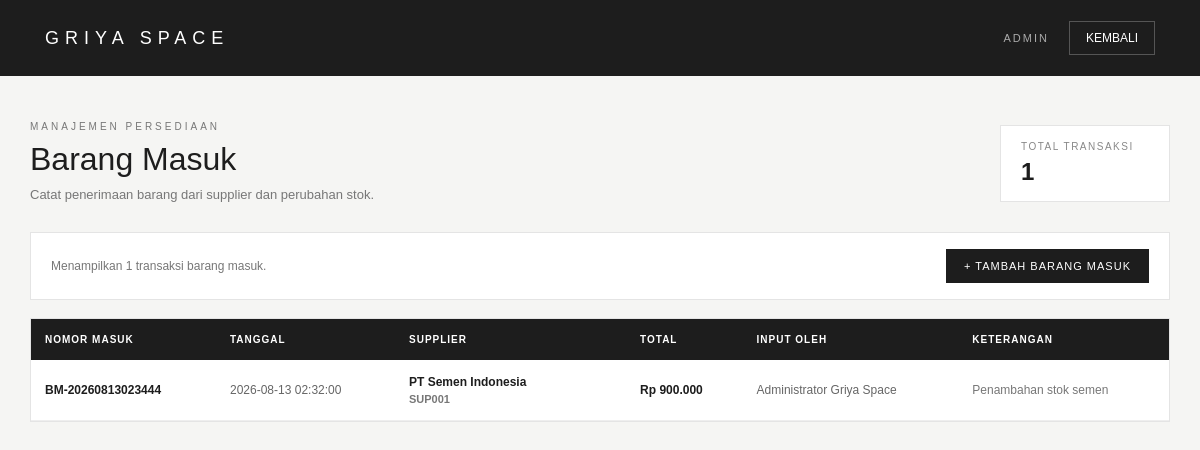
The page /griya-space/dashboard/gudang/barang_masuk/index.php (signed in) on the database its author committed.
### tables this page shows
CREATE TABLE `barang_masuk` (
  `id_barang_masuk` int NOT NULL,
  `nomor_masuk` varchar(30) NOT NULL,
  `id_supplier` int DEFAULT NULL,
  `id_user` int NOT NULL,
  `tanggal_masuk` datetime DEFAULT CURRENT_TIMESTAMP,
  `total_harga` decimal(15,2) DEFAULT '0.00',
  `keterangan` text
);

CREATE TABLE `supplier` (
  `id_supplier` int NOT NULL,
  `kode_supplier` varchar(30) NOT NULL,
  `nama_supplier` varchar(100) NOT NULL,
  `nama_kontak` varchar(100) DEFAULT NULL,
  `no_telepon` varchar(20) DEFAULT NULL,
  `email` varchar(100) DEFAULT NULL,
  `alamat` text,
  `status` enum('Aktif','Nonaktif') DEFAULT 'Aktif',
  `created_at` timestamp NULL DEFAULT CURRENT_TIMESTAMP
);

CREATE TABLE `users` (
  `id_user` int NOT NULL,
  `id_role` int NOT NULL,
  `nama_lengkap` varchar(100) NOT NULL,
  `username` varchar(50) NOT NULL,
  `password` varchar(255) NOT NULL,
  `email` varchar(100) DEFAULT NULL,
  `no_telepon` varchar(20) DEFAULT NULL,
  `alamat` text,
  `status` enum('Aktif','Nonaktif') DEFAULT 'Aktif',
  `created_at` timestamp NULL DEFAULT CURRENT_TIMESTAMP,
  `updated_at` timestamp NULL DEFAULT CURRENT_TIMESTAMP ON UPDATE CURRENT_TIMESTAMP
);

### griya-space/dashboard/gudang/barang_masuk/index.php (the view, shortened to what this page needs)
<?php
require_once "../../../config/database.php";
$sql = "
    SELECT
        bm.id_barang_masuk,
        bm.nomor_masuk,
        bm.tanggal_masuk,
        bm.total_harga,
        bm.keterangan,
        s.kode_supplier,
        s.nama_supplier,
        u.nama_lengkap
    FROM barang_masuk bm
    LEFT JOIN supplier s
        ON bm.id_supplier = s.id_supplier
    LEFT JOIN users u
        ON bm.id_user = u.id_user
    ORDER BY
        bm.id_barang_masuk DESC
";
$result = mysqli_query($conn, $sql);
$jumlah_barang_masuk = mysqli_num_rows($result);
?>
<!DOCTYPE html>
<html lang="id">
<head>
</head>
<body>
<header>
    <div class="brand">
        GRIYA SPACE
    </div>
    <div class="header-right">
        <div class="role">
            <?= strtoupper(
                htmlspecialchars(
                    $_SESSION["role"]
                )
            ); ?>
        </div>
        <a
            href="../index.php"
            class="back-link"
        >
            KEMBALI
        </a>
    </div>
</header>
<main>
    <section class="page-header">
        <div class="page-title">
            <small>
                MANAJEMEN PERSEDIAAN
            </small>
            <h1>
                Barang Masuk
            </h1>
            <p>
                Catat penerimaan barang dari supplier dan perubahan stok.
            </p>
        </div>
        <div class="summary">
            <span class="summary-label">
                TOTAL TRANSAKSI
            </span>
            <span class="summary-value">
                <?= $jumlah_barang_masuk; ?>
            </span>
        </div>
    </section>
    <section class="toolbar">
        <div class="toolbar-info">
            Menampilkan
            <?= $jumlah_barang_masuk; ?>
            transaksi barang masuk.
        </div>
        <a
            href="tambah.php"
            class="add-button"
        >
            + TAMBAH BARANG MASUK
        </a>
    </section>
    <section class="table-container">
        <?php if ($jumlah_barang_masuk > 0): ?>
            <table>
                <thead>
                    <tr>
                        <th>
                            NOMOR MASUK
                        </th>
                        <th>
                            TANGGAL
                        </th>
                        <th>
                            SUPPLIER
                        </th>
                        <th>
                            TOTAL
                        </th>
                        <th>
                            INPUT OLEH
                        </th>
                        <th>
                            KETERANGAN
                        </th>
                    </tr>
                </thead>
                <tbody>
                    <?php while (
                        $barang_masuk =
                        mysqli_fetch_assoc($result)
                    ): ?>
                        <tr>
                            <td class="number">
                                <?= htmlspecialchars(
                                    $barang_masuk["nomor_masuk"]
                                ); ?>
                            </td>
                            <td class="date">
                                <?= htmlspecialchars(
                                    $barang_masuk["tanggal_masuk"]
                                ); ?>
                            </td>
                            <td class="supplier">
                                <?= htmlspecialchars(
                                    $barang_masuk["nama_supplier"]
                                    ?? "-"
                                ); ?>
                                <div class="code">
                                    <?= htmlspecialchars(
                                        $barang_masuk["kode_supplier"]
                                        ?? "-"
                                    ); ?>
                                </div>
                            </td>
                            <td class="total">
                                Rp <?= number_format(
                                    $barang_masuk["total_harga"],
                                    0,
                                    ",",
                                    "."
                                ); ?>
                            </td>
                            <td class="user">
                                <?= htmlspecialchars(
                                    $barang_masuk["nama_lengkap"]
                                    ?? "-"
                                ); ?>
                            </td>
                            <td class="description">
                                <?= htmlspecialchars(
                                    $barang_masuk["keterangan"]
                                    ?? "-"
                                ); ?>
                            </td>
                        </tr>
                    <?php endwhile; ?>
                </tbody>
            </table>
        <?php else: ?>
            <div class="empty">
                Belum ada transaksi barang masuk.
            </div>
        <?php endif; ?>
    </section>
</main>
</body>
</html>

### griya-space/dashboard/gudang/barang_masuk/index.php (style rules this page uses)
* { box-sizing: border-box; margin: 0; padding: 0; }
body { font-family: Arial, Helvetica, sans-serif; background: #f5f5f3; color: #1d1d1d; }
header { min-height: 76px; background: #1d1d1d; color: white; display: flex; align-items: center; justify-content: space-between; padding: 18px 45px; }
.brand { font-size: 18px; letter-spacing: 6px; font-weight: 500; }
.header-right { display: flex; align-items: center; gap: 20px; }
.role { font-size: 11px; letter-spacing: 2px; color: #aaa; }
.back-link { color: white; text-decoration: none; font-size: 12px; border: 1px solid #555; padding: 9px 16px; transition: .2s; }
main { max-width: 1250px; margin: 0 auto; padding: 45px 30px; }
.page-header { display: flex; align-items: flex-end; justify-content: space-between; gap: 20px; margin-bottom: 30px; }
.page-title small { display: block; color: #777; font-size: 10px; letter-spacing: 3px; margin-bottom: 9px; }
.page-title h1 { font-size: 32px; font-weight: 500; }
.page-title p { margin-top: 9px; color: #777; font-size: 13px; }
.summary { background: white; border: 1px solid #e4e4e4; padding: 15px 20px; min-width: 170px; }
.summary-label { display: block; color: #888; font-size: 10px; letter-spacing: 1.5px; }
.summary-value { display: block; margin-top: 6px; font-size: 24px; font-weight: 600; }
.toolbar { background: white; border: 1px solid #e4e4e4; padding: 16px 20px; display: flex; align-items: center; justify-content: space-between; gap: 15px; margin-bottom: 18px; }
.toolbar-info { color: #777; font-size: 12px; }
.add-button { display: inline-flex; align-items: center; justify-content: center; text-decoration: none; background: #1d1d1d; color: white; padding: 11px 18px; font-size: 11px; letter-spacing: 1px; }
.table-container { background: white; border: 1px solid #e4e4e4; overflow-x: auto; }
table { width: 100%; border-collapse: collapse; min-width: 1000px; }
thead { background: #1d1d1d; color: white; }
th { padding: 15px 14px; text-align: left; font-size: 10px; font-weight: 600; letter-spacing: 1px; white-space: nowrap; }
td { padding: 15px 14px; border-bottom: 1px solid #eeeeee; font-size: 12px; vertical-align: middle; }
.number { font-weight: 600; white-space: nowrap; }
.supplier { min-width: 180px; font-weight: 600; }
.code { color: #777; font-size: 11px; margin-top: 4px; }
.date { white-space: nowrap; color: #666; }
.total { white-space: nowrap; font-weight: 600; }
.user { color: #666; }
.description { color: #777; max-width: 220px; line-height: 1.5; }

### rows shown on the page
barang_masuk: nomor_masuk "BM-20260813023444", tanggal_masuk "2026-08-13 02:32:00", id_supplier.nama_supplier "PT Semen Indonesia", id_supplier.kode_supplier "SUP001", total_harga "900.000", id_user.nama_lengkap "Administrator Griya Space", keterangan "Penambahan stok semen"

### other values the page prints
$_SESSION["role"] "ADMIN"
$jumlah_barang_masuk "1"
